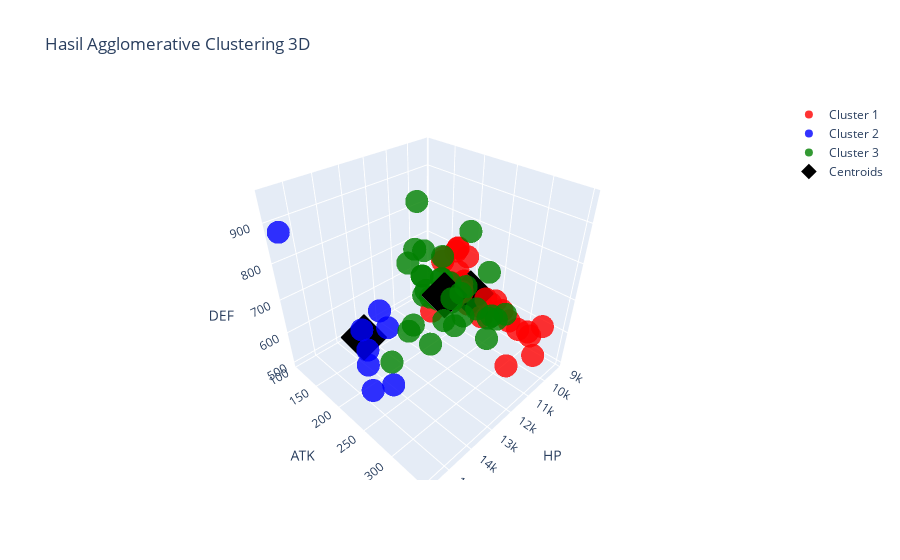

Write notebook code for a chart like this one.
### Code cell
banyak_cluster = 3
AC = AgglomerativeClustering(n_clusters=banyak_cluster, linkage='average')
labels = AC.fit_predict(df_train)

df_train_with_labels = np.column_stack((df_train, labels))

centroids = []
for cluster_label in range(banyak_cluster):
    cluster_data = df_train_with_labels[df_train_with_labels[:, -1] == cluster_label]
    cluster_centroid = np.mean(cluster_data[:, :-1], axis=0)
    centroids.append(cluster_centroid)
centroids = np.array(centroids)

traces = []
colors = ['red', 'blue', 'green']

for cluster_label in range(banyak_cluster):
    cluster_data = df_train_with_labels[df_train_with_labels[:, -1] == cluster_label]
    trace = go.Scatter3d(
        x=cluster_data[:, 0],
        y=cluster_data[:, 1],
        z=cluster_data[:, 2],
        mode='markers',
        marker=dict(size=8, color=colors[cluster_label], opacity=0.8),
        name=f'Cluster {cluster_label + 1}'
    )
    traces.append(trace)

centroid_trace = go.Scatter3d(
    x=centroids[:, 0],
    y=centroids[:, 1],
    z=centroids[:, 2],
    mode='markers',
    marker=dict(size=12, color='black', symbol='diamond', opacity=1),
    name='Centroids'
)

traces.append(centroid_trace)

layout = go.Layout(
    title='Hasil Agglomerative Clustering 3D',
    scene=dict(
        xaxis_title='HP',
        yaxis_title='ATK',
        zaxis_title='DEF'
    ),
    showlegend=True
)

fig = go.Figure(data=traces, layout=layout)
fig.show()

### Figure 1 — Plotly figure (JSON) as saved in the notebook; plotly's stock layout.template omitted (floating-point values rounded to 4 significant figures)
{"data": [{"marker": {"color": "red", "opacity": 0.8, "size": 8}, "mode": "markers", "name": "Cluster 1", "type": "scatter3d", "x": [10899, 9461, 9787, 10874, 10766, 10984, 9787, 9570, 9569, 9189, 9797, 9570, 10287, 9570, 11092, 9570, 11021, 10409, 10360, 9787, 10657, 9243, 10331, 10849, 10875, 10875, 10875, 10875, 10875, 10875, 10875, 10875, 10875, 10875, 10531, 10164, 10875, 10223, 11201, 10372, 9352, 10164, 10657], "y": [234, 223, 159, 212, 173, 223, 199, 212, 196, 244, 335, 183, 311, 195, 216, 232, 318, 287, 298, 212, 225, 170, 202, 267, 212, 212, 212, 212, 212, 212, 212, 212, 212, 212, 263, 327, 225, 202, 249, 340, 240, 323, 191], "z": [676, 601, 669, 682, 546, 648, 600, 601, 627, 594, 630, 648, 615, 628, 655, 573, 537, 653, 630, 573, 683, 703, 751, 630, 683, 683, 683, 683, 683, 683, 683, 683, 683, 683, 669, 607, 669, 758, 799, 569, 587, 615, 734]}, {"marker": {"color": "blue", "opacity": 0.8, "size": 8}, "mode": "markers", "name": "Cluster 2", "type": "scatter3d", "x": [15674, 15307, 15552, 14695, 15184, 14695, 14450, 14695], "y": [265, 243, 106, 239, 229, 208, 244, 251], "z": [627, 695, 876, 769, 728, 576, 548, 738]}, {"marker": {"color": "green", "opacity": 0.8, "size": 8}, "mode": "markers", "name": "Cluster 3", "type": "scatter3d", "x": [13226, 13348, 12858, 13348, 13050, 12397, 12490, 12981, 12397, 13226, 12071, 13348, 11636, 12858, 13715, 11962, 13103, 12179, 12288, 12397, 12506, 12071, 12368, 12907, 11962, 12289, 13471, 11854, 12993, 13103, 13592, 12736, 12288], "y": [251, 313, 227, 192, 225, 191, 318, 335, 223, 342, 254, 297, 223, 342, 299, 233, 323, 223, 212, 231, 223, 191, 287, 337, 234, 240, 234, 244, 304, 301, 310, 349, 212], "z": [876, 781, 959, 499, 648, 771, 859, 784, 723, 751, 708, 807, 792, 784, 769, 750, 799, 546, 750, 711, 713, 799, 922, 789, 751, 710, 657, 745, 830, 815, 763, 799, 750]}, {"marker": {"color": "black", "opacity": 1, "size": 12, "symbol": "diamond"}, "mode": "markers", "name": "Centroids", "type": "scatter3d", "x": [10370.0, 15030.0, 12700.0], "y": [232.7, 223.1, 264.2], "z": [650.9, 694.6, 760.9]}], "layout": {"scene": {"xaxis": {"title": {"text": "HP"}}, "yaxis": {"title": {"text": "ATK"}}, "zaxis": {"title": {"text": "DEF"}}}, "showlegend": true, "title": {"text": "Hasil Agglomerative Clustering 3D"}}}
